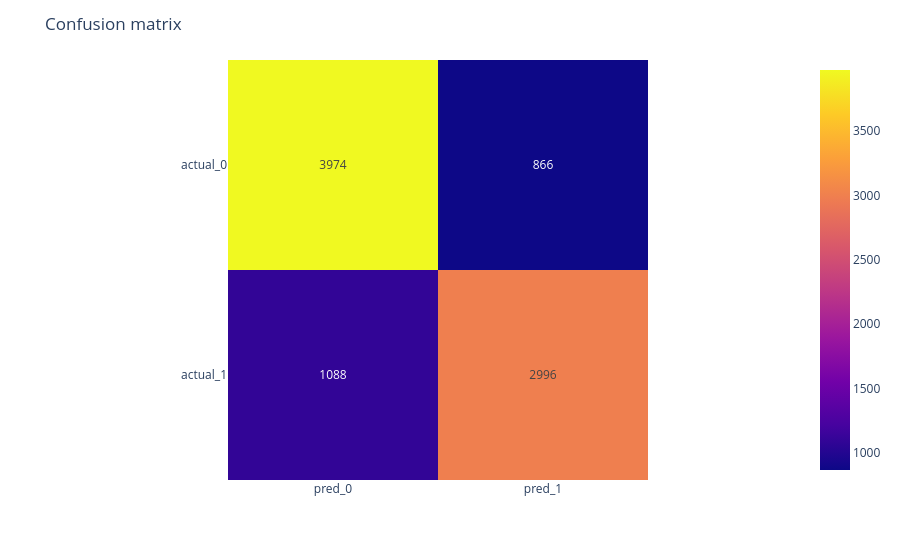

Write notebook code for a chart like this one.
### Code cell
import plotly.express as px

fig = px.imshow(cm_df, text_auto=True)
fig.update_layout(title="Confusion matrix")
fig.show()
fig.write_html(FIGURES / "evaluation_confusion_matrix.html")

### Figure 1 — Plotly figure (JSON) as saved in the notebook; plotly's stock layout.template omitted (floating-point values rounded to 4 significant figures)
{"data": [{"coloraxis": "coloraxis", "hovertemplate": "x: %{x}<br>y: %{y}<br>color: %{z}<extra></extra>", "name": "0", "texttemplate": "%{z}", "type": "heatmap", "x": ["pred_0", "pred_1"], "xaxis": "x", "y": ["actual_0", "actual_1"], "yaxis": "y", "z": [[3974, 866], [1088, 2996]]}], "layout": {"coloraxis": {"colorscale": [[0, "#0d0887"], [0.1111, "#46039f"], [0.2222, "#7201a8"], [0.3333, "#9c179e"], [0.4444, "#bd3786"], [0.5556, "#d8576b"], [0.6667, "#ed7953"], [0.7778, "#fb9f3a"], [0.8889, "#fdca26"], [1, "#f0f921"]]}, "margin": {"t": 60}, "title": {"text": "Confusion matrix"}, "xaxis": {"anchor": "y", "constrain": "domain", "domain": [0, 1], "scaleanchor": "y"}, "yaxis": {"anchor": "x", "autorange": "reversed", "constrain": "domain", "domain": [0, 1]}}}
